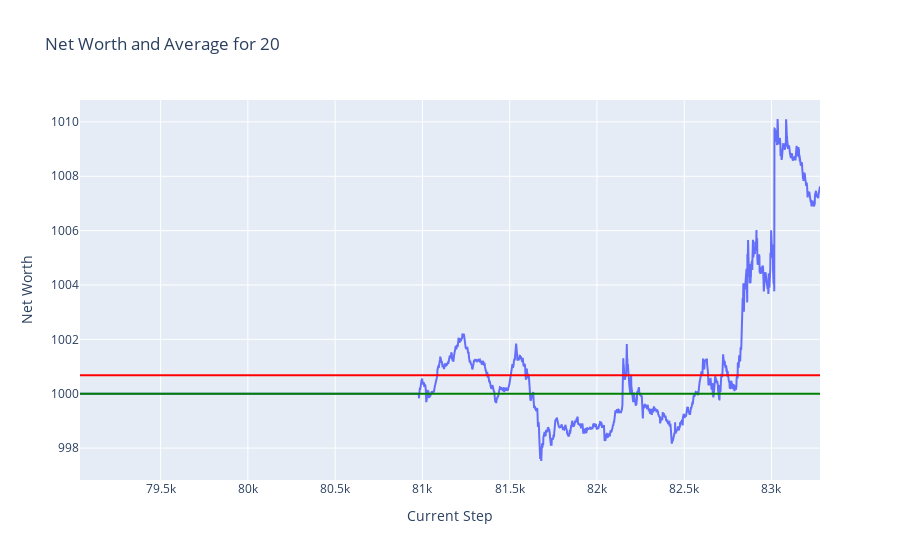
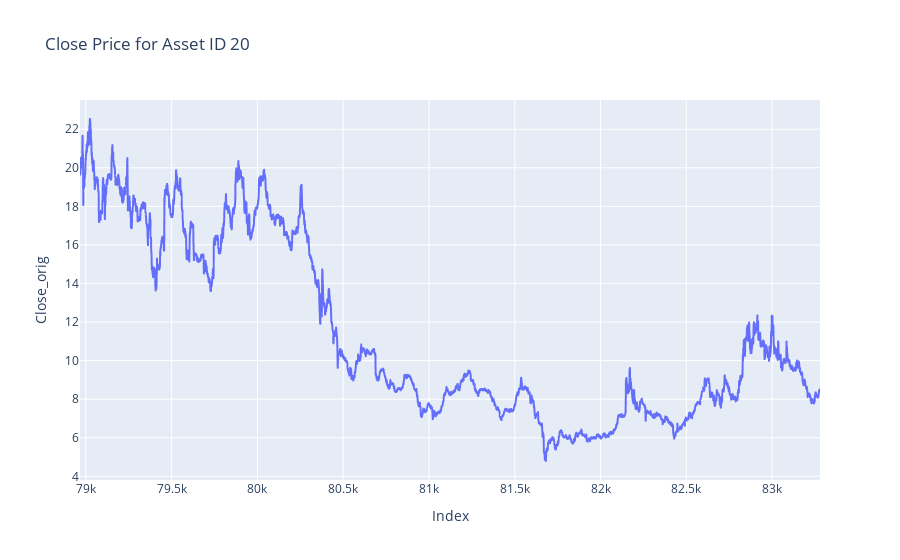
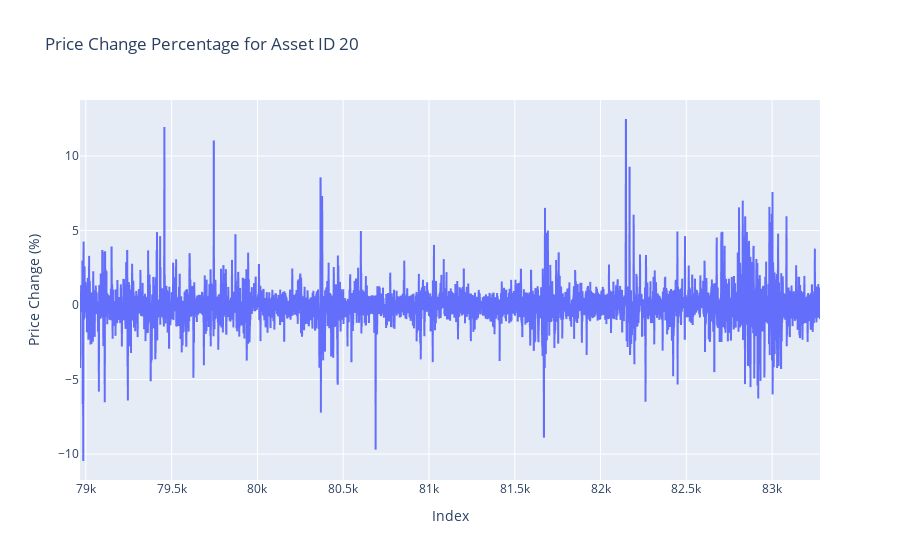
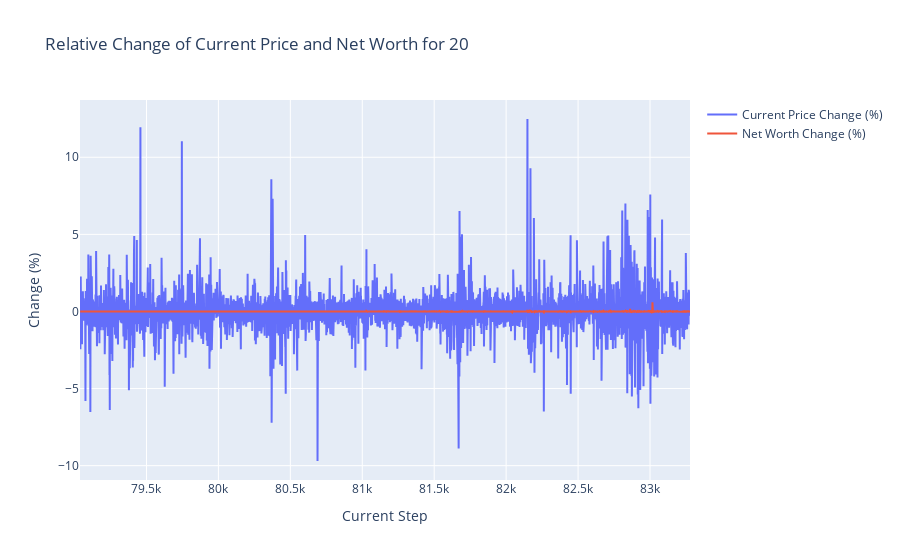

The notebook cell these images were saved under, in order:
### Markdown cell above
## Plots

### Code cell
token = 20
plot_token_data(df = train_hist_df, token = token)
plot_close_by_asset(df= train_df, asset_id= token)
plot_price_change_by_asset(df= train_df, asset_id= token)
plot_relative_change_by_token(df = train_hist_df, token = token)

### Figure 1 — Plotly figure (JSON) as saved in the notebook; plotly's stock layout.template omitted (floating-point values rounded to 4 significant figures; data arrays with more than 128 entries replaced by an {"elided": "..."} marker saying what was removed)
{"data": [{"mode": "lines", "name": "Net Worth", "type": "scatter", "x": {"elided": "4241 int values"}, "y": {"elided": "4241 float values"}}], "layout": {"shapes": [{"line": {"color": "green"}, "name": "Net Worth = 1000", "type": "line", "x0": 0, "x1": 1, "xref": "x domain", "y0": 1000, "y1": 1000, "yref": "y"}, {"line": {"color": "red"}, "name": "Average Net Worth = 1000.68", "type": "line", "x0": 0, "x1": 1, "xref": "x domain", "y0": 1001.0, "y1": 1001.0, "yref": "y"}], "title": {"text": "Net Worth and Average for 20"}, "xaxis": {"title": {"text": "Current Step"}}, "yaxis": {"title": {"text": "Net Worth"}}}}

### Figure 2 — Plotly figure (JSON) as saved in the notebook; plotly's stock layout.template omitted (floating-point values rounded to 4 significant figures; data arrays with more than 128 entries replaced by an {"elided": "..."} marker saying what was removed)
{"data": [{"hovertemplate": "Index=%{x}<br>Close_orig=%{y}<extra></extra>", "legendgroup": "", "line": {"color": "#636efa", "dash": "solid"}, "marker": {"symbol": "circle"}, "mode": "lines", "name": "", "showlegend": false, "type": "scattergl", "x": {"elided": "4314 int values"}, "xaxis": "x", "y": {"elided": "4314 float values"}, "yaxis": "y"}], "layout": {"legend": {"tracegroupgap": 0}, "title": {"text": "Close Price for Asset ID 20"}, "xaxis": {"anchor": "y", "domain": [0, 1], "title": {"text": "Index"}}, "yaxis": {"anchor": "x", "domain": [0, 1], "title": {"text": "Close_orig"}}}}

### Figure 3 — Plotly figure (JSON) as saved in the notebook; plotly's stock layout.template omitted (floating-point values rounded to 4 significant figures; data arrays with more than 128 entries replaced by an {"elided": "..."} marker saying what was removed)
{"data": [{"hovertemplate": "Index=%{x}<br>Price Change (%)=%{y}<extra></extra>", "legendgroup": "", "line": {"color": "#636efa", "dash": "solid"}, "marker": {"symbol": "circle"}, "mode": "lines", "name": "", "showlegend": false, "type": "scattergl", "x": {"elided": "4314 int values"}, "xaxis": "x", "y": {"elided": "4314 float values"}, "yaxis": "y"}], "layout": {"legend": {"tracegroupgap": 0}, "title": {"text": "Price Change Percentage for Asset ID 20"}, "xaxis": {"anchor": "y", "domain": [0, 1], "title": {"text": "Index"}}, "yaxis": {"anchor": "x", "domain": [0, 1], "title": {"text": "Price Change (%)"}}}}

### Figure 4 — Plotly figure (JSON) as saved in the notebook; plotly's stock layout.template omitted (floating-point values rounded to 4 significant figures; data arrays with more than 128 entries replaced by an {"elided": "..."} marker saying what was removed)
{"data": [{"mode": "lines", "name": "Current Price Change (%)", "type": "scatter", "x": {"elided": "4241 int values"}, "y": {"elided": "4241 float values"}}, {"mode": "lines", "name": "Net Worth Change (%)", "type": "scatter", "x": {"elided": "4241 int values"}, "y": {"elided": "4241 float values"}}], "layout": {"title": {"text": "Relative Change of Current Price and Net Worth for 20"}, "xaxis": {"title": {"text": "Current Step"}}, "yaxis": {"title": {"text": "Change (%)"}}}}
